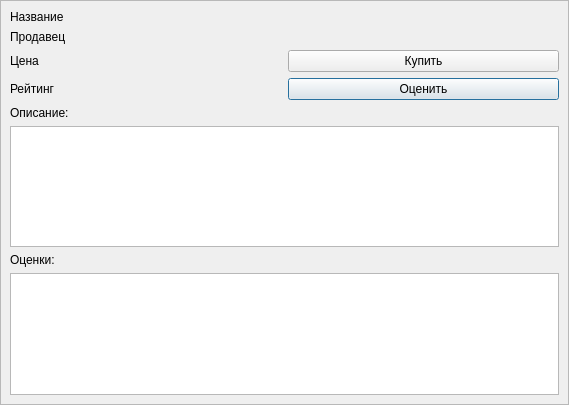
<?xml version="1.0" encoding="UTF-8"?>
<ui version="4.0">
 <class>ProductDialog</class>
 <widget class="QDialog" name="ProductDialog">
  <property name="geometry">
   <rect>
    <x>0</x>
    <y>0</y>
    <width>569</width>
    <height>405</height>
   </rect>
  </property>
  <property name="windowTitle">
   <string>Dialog</string>
  </property>
  <layout class="QGridLayout" name="gridLayout">
   <property name="leftMargin">
    <number>0</number>
   </property>
   <property name="topMargin">
    <number>0</number>
   </property>
   <property name="rightMargin">
    <number>0</number>
   </property>
   <property name="bottomMargin">
    <number>0</number>
   </property>
   <item row="0" column="0">
    <widget class="QScrollArea" name="scrollArea">
     <property name="widgetResizable">
      <bool>true</bool>
     </property>
     <widget class="QWidget" name="scrollAreaWidgetContents">
      <property name="geometry">
       <rect>
        <x>0</x>
        <y>0</y>
        <width>567</width>
        <height>403</height>
       </rect>
      </property>
      <layout class="QGridLayout" name="gridLayout_2">
       <item row="2" column="0">
        <widget class="QLabel" name="label_price">
         <property name="text">
          <string>Цена</string>
         </property>
        </widget>
       </item>
       <item row="3" column="0">
        <widget class="QLabel" name="label_rating">
         <property name="text">
          <string>Рейтинг</string>
         </property>
        </widget>
       </item>
       <item row="5" column="0" colspan="2">
        <widget class="QTextEdit" name="textEdit">
         <property name="readOnly">
          <bool>true</bool>
         </property>
        </widget>
       </item>
       <item row="3" column="1">
        <widget class="QPushButton" name="pushButton_rate">
         <property name="text">
          <string>Оценить</string>
         </property>
        </widget>
       </item>
       <item row="2" column="1">
        <widget class="QPushButton" name="pushButton_buy">
         <property name="text">
          <string>Купить</string>
         </property>
        </widget>
       </item>
       <item row="6" column="0" colspan="2">
        <widget class="QLabel" name="label_r">
         <property name="text">
          <string>Оценки:</string>
         </property>
        </widget>
       </item>
       <item row="1" column="0">
        <widget class="QLabel" name="label_seller">
         <property name="text">
          <string>Продавец</string>
         </property>
        </widget>
       </item>
       <item row="0" column="0">
        <widget class="QLabel" name="label_name">
         <property name="text">
          <string>Название</string>
         </property>
        </widget>
       </item>
       <item row="7" column="0" colspan="2">
        <widget class="QListWidget" name="listWidget"/>
       </item>
       <item row="4" column="0" colspan="2">
        <widget class="QLabel" name="label">
         <property name="text">
          <string>Описание:</string>
         </property>
        </widget>
       </item>
      </layout>
     </widget>
    </widget>
   </item>
  </layout>
 </widget>
 <tabstops>
  <tabstop>scrollArea</tabstop>
  <tabstop>pushButton_buy</tabstop>
  <tabstop>pushButton_rate</tabstop>
  <tabstop>textEdit</tabstop>
  <tabstop>listWidget</tabstop>
 </tabstops>
 <resources/>
 <connections/>
</ui>
